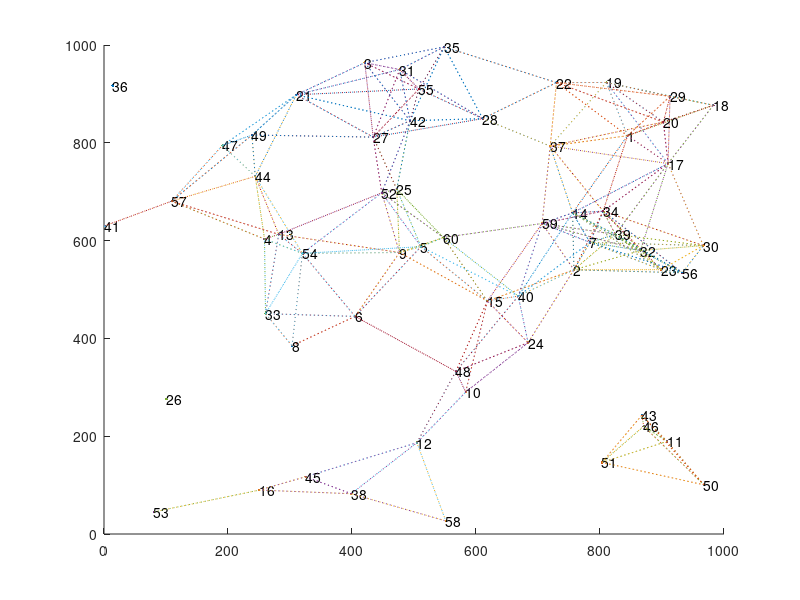

Source code (MATLAB): (Note: this script raises an error after producing the figure.)

% This section of code randomly generates and 
% visualize a graph.  

clear;
noOfNodes  = 60;
rand('state', 0);
figure(1);
clf;
hold on;
L = 1000;
R = 200; % maximum range;
netXloc = rand(1,noOfNodes)*L;
netYloc = rand(1,noOfNodes)*L;
for i = 1:noOfNodes
    plot(netXloc(i), netYloc(i), '.');
    text(netXloc(i), netYloc(i), num2str(i));
    for j = 1:noOfNodes
        distance = sqrt((netXloc(i) - netXloc(j))^2 + (netYloc(i) - netYloc(j))^2);
        if distance <= R
            matrix(i, j) = 1;   % there is a link;
            line([netXloc(i) netXloc(j)], [netYloc(i) netYloc(j)], 'LineStyle', ':');
        else
            matrix(i, j) = inf;
        end;
    end;
end;


% Calculate the shortest-path and corresponding
% cost from node 1 to node 15.
%
[path, cost] = dijkstra(1, 15, matrix);
path
cost


% Draw the found shortest-path in red
%
if length(path) ~= 0
    for i = 1:(length(path)-1)
        line([netXloc(path(i)) netXloc(path(i+1))], [netYloc(path(i)) netYloc(path(i+1))], 'Color','r','LineWidth', 0.50, 'LineStyle', '-.');
    end;
end;
hold off;
return;

